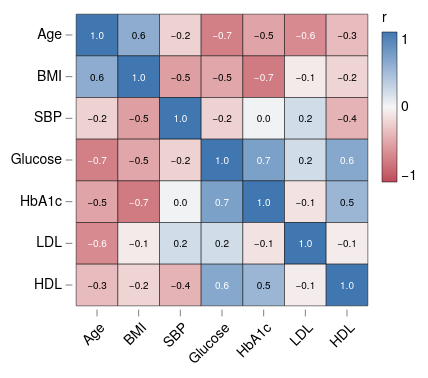

This figure's Vega-Lite source:
### Vega-Lite specification from a JSON file in a GitHub repository (floating-point values rounded to 4 significant figures)
{"background": null, "config": {"arc": {"fill": "#DBDBDB", "fillOpacity": 1.0, "innerRadius": 37.5, "padAngle": 0.03, "stroke": "black", "strokeOpacity": 1, "strokeWidth": 0.25}, "area": {"fill": "#DBDBDB", "fillOpacity": 1.0, "stroke": "black", "strokeOpacity": 1, "strokeWidth": 0.25}, "axis": {"domain": true, "domainCap": "round", "domainColor": "black", "domainWidth": 0.25, "grid": false, "gridCap": "round", "gridColor": "#F1F1F1", "gridDash": [0, 0], "gridOpacity": 1.0, "gridWidth": 0.25, "labelColor": "black", "labelFont": "Helvetica Neue, HelveticaNeue, Helvetica, Arial, sans-serif", "labelFontSize": 7, "labelFontStyle": "normal", "labelFontWeight": 400, "offset": 0, "ticks": true, "tickCap": "round", "tickColor": "black", "tickRound": false, "tickSize": 3, "tickWidth": 0.25, "titleColor": "black", "titleFont": "Helvetica Neue, HelveticaNeue, Helvetica, Arial, sans-serif", "titleFontSize": 7, "titleFontStyle": "normal", "titleFontWeight": 400}, "axisX": {"domain": false, "labelAlign": "center", "labelAngle": 0, "labels": true, "ticks": true, "translate": 0}, "axisY": {"domain": false, "labelAlign": "right", "labelAngle": 0, "labels": true, "ticks": true, "translate": 0}, "axisRight": {"domain": false, "labelAlign": "left", "labelAngle": 0, "labels": true, "ticks": true, "translate": 0}, "axisTop": {"domain": false, "labelAlign": "center", "labelAngle": 0, "labels": true, "ticks": true, "translate": 0}, "axisBand": {"tickOffset": 0}, "bar": {"fill": "#DBDBDB", "fillOpacity": 1.0, "stroke": "black", "strokeOpacity": 1, "strokeWidth": 0.25}, "boxplot": {"size": 13.5, "ticks": {"cornerRadius": 0.25, "fill": "black", "opacity": 1, "size": 6.75, "thickness": 0.25}, "box": {"fillOpacity": 1.0, "stroke": "black", "strokeOpacity": 1, "strokeWidth": 0.25}, "median": {"cornerRadius": 0, "fill": "black", "fillOpacity": 1.0, "opacity": 1, "size": 13.5, "thickness": 0.25}, "rule": {"fill": "black", "fillOpacity": 1.0, "size": 15.0, "stroke": "black", "strokeDash": [0, 0], "strokeOpacity": 1, "strokeWidth": 0.25}, "outliers": {"color": "black", "fill": "black", "fillOpacity": 1.0, "size": 0, "stroke": "black", "strokeOpacity": 1, "strokeWidth": 0.25}}, "circle": {"fill": "black", "fillOpacity": 1.0, "size": 1.875, "stroke": null, "strokeOpacity": 1, "strokeWidth": 0.25}, "errorband": {"band": {"fillOpacity": 0.6, "stroke": null, "strokeWidth": 0.25, "strokeOpacity": 1}, "borders": {"opacity": 0, "strokeOpacity": 0.25, "strokeWidth": 1}}, "errorbar": {"opacity": 1, "rule": {"strokeDash": [0, 0], "strokeWidth": 0.25}, "ticks": {"color": "black", "cornerRadius": 0.125, "opacity": 1, "size": 9.0, "thickness": 0.25}, "thickness": 0.25}, "font": "Helvetica Neue, HelveticaNeue, Helvetica, Arial, sans-serif", "geoshape": {"fill": "#DBDBDB", "fillOpacity": 1.0, "stroke": "black", "strokeOpacity": 1, "strokeWidth": 0.25}, "header": {"labelColor": "black", "labelFont": "Helvetica Neue, HelveticaNeue, Helvetica, Arial, sans-serif", "labelFontSize": 7, "labelFontStyle": "normal", "labelFontWeight": 400, "titleColor": "black", "titleFont": "Helvetica Neue, HelveticaNeue, Helvetica, Arial, sans-serif", "titleFontSize": 7, "titleFontStyle": "normal", "titleFontWeight": 400, "titlePadding": 0}, "legend": {"disable": false, "offset": 4.5, "titlePadding": 4, "labelOffset": 2, "gradientLabelOffset": 2, "gradientLength": 75.0, "gradientThickness": 7.5, "gradientOpacity": 1.0, "gradientStrokeColor": "black", "gradientStrokeWidth": 0.25, "labelColor": "black", "labelFont": "Helvetica Neue, HelveticaNeue, Helvetica, Arial, sans-serif", "labelFontSize": 7, "labelFontStyle": "normal", "labelFontWeight": 400, "strokeColor": "black", "strokeWidth": 0, "symbolSize": 42, "symbolStrokeColor": "black", "symbolStrokeWidth": 0.25, "titleColor": "black", "titleFont": "Helvetica Neue, HelveticaNeue, Helvetica, Arial, sans-serif", "titleFontSize": 7, "titleFontStyle": "normal", "titleFontWeight": 400}, "line": {"color": "black", "stroke": "black", "strokeCap": "butt", "strokeDash": [0, 0], "strokeOpacity": 1, "strokeWidth": 0.5}, "point": {"filled": true, "fill": "#DBDBDB", "fillOpacity": 1.0, "size": 7.5, "stroke": "black", "strokeOpacity": 1, "strokeWidth": 0.25}, "range": {"category": ["#B2B2B2", "#4A7CD3", "#008542", "#664CAF", "#509F98", "#636363", "#284F93", "#005226", "#382864", "#285753"], "diverging": {"scheme": ["#443E60", "#5F597E", "#7C759B", "#9994B6", "#B7B4CC", "#D6D5DC", "#F6F6F6", "#D1DAD9", "#A4C2BF", "#7AA9A4", "#578E89", "#37736E", "#1B5954"]}, "heatmap": {"scheme": ["#440154", "#472270", "#433E82", "#38598C", "#2C728E", "#238A8D", "#24A086", "#39B578", "#5DC862", "#96D646", "#CAE02D", "#FDE724"]}, "ordinal": {"scheme": ["#F1F1F1", "#DBDBDB", "#C6C6C6", "#B2B2B2", "#9D9D9D", "#898989", "#767676", "#636363", "#515151", "#404040", "#2F2F2F", "#1F1F1F"]}, "ramp": {"scheme": ["#440154", "#472270", "#433E82", "#38598C", "#2C728E", "#238A8D", "#24A086", "#39B578", "#5DC862", "#96D646", "#CAE02D", "#FDE724"]}}, "rule": {"color": "black", "stroke": "black", "strokeCap": "round", "strokeDash": [2, 2], "strokeOpacity": 1, "strokeWidth": 0.25}, "scale": {"barBandPaddingInner": 0.1, "rectBandPaddingInner": 0, "tickBandPaddingInner": 0.1, "bandPaddingOuter": 0.1, "bandWithNestedOffsetPaddingInner": 0.2, "bandWithNestedOffsetPaddingOuter": 0.2, "offsetBandPaddingInner": 0, "offsetBandPaddingOuter": 0, "round": false}, "rect": {"fill": "#DBDBDB", "fillOpacity": 1.0, "stroke": "black", "strokeOpacity": 1, "strokeWidth": 0.25}, "square": {"fill": "#DBDBDB", "fillOpacity": 1.0, "size": 15.0, "stroke": "black", "strokeOpacity": 1, "strokeWidth": 0.25}, "text": {"color": "black", "font": "Helvetica Neue, HelveticaNeue, Helvetica, Arial, sans-serif", "fontSize": 7, "fontStyle": "normal", "fontWeight": 400}, "tick": {"color": "black", "cornerRadius": 0.125, "opacity": 1.0, "size": 13.5, "thickness": 0.25}, "title": {"anchor": "middle", "frame": "group", "color": "black", "font": "Helvetica Neue, HelveticaNeue, Helvetica, Arial, sans-serif", "fontSize": 7, "fontStyle": "normal", "fontWeight": 400, "subtitleColor": "black", "subtitleFont": "Helvetica Neue, HelveticaNeue, Helvetica, Arial, sans-serif", "subtitleFontSize": "Helvetica Neue, HelveticaNeue, Helvetica, Arial, sans-serif", "subtitleFontStyle": "normal", "subtitleFontWeight": 400}, "trail": {"color": "black", "opacity": 1, "size": 0.5}, "view": {"continuousWidth": 150, "continuousHeight": 150, "discreteWidth": 150, "discreteHeight": 150, "fill": null, "stroke": null, "strokeWidth": 0.25}}, "layer": [{"mark": {"type": "rect"}, "encoding": {"color": {"field": "r", "scale": {"domain": [-1, 1], "range": ["#BC4A5A", "#C96872", "#D4858B", "#DFA1A5", "#E8BDBF", "#F0DADA", "#F6F6F6", "#D7E0EB", "#B9CBE0", "#9BB6D5", "#7DA1C9", "#5F8CBD", "#4177B1"]}, "title": "r", "type": "quantitative"}, "x": {"axis": {"labelAlign": "right", "labelAngle": -45}, "field": "a", "sort": ["Age", "BMI", "SBP", "Glucose", "HbA1c", "LDL", "HDL"], "title": null, "type": "nominal"}, "y": {"field": "b", "sort": ["Age", "BMI", "SBP", "Glucose", "HbA1c", "LDL", "HDL"], "title": null, "type": "nominal"}}}, {"mark": {"type": "text", "fontSize": 5}, "encoding": {"color": {"condition": {"test": "abs(datum.r) > 0.6", "value": "white"}, "value": "black"}, "text": {"field": "r", "format": ".1f", "type": "quantitative"}, "x": {"axis": {"labelAlign": "right", "labelAngle": -45}, "field": "a", "sort": ["Age", "BMI", "SBP", "Glucose", "HbA1c", "LDL", "HDL"], "title": null, "type": "nominal"}, "y": {"field": "b", "sort": ["Age", "BMI", "SBP", "Glucose", "HbA1c", "LDL", "HDL"], "title": null, "type": "nominal"}}}], "data": {"name": "data-3c30203ae2926ac0c3253e8a815bbecb"}, "$schema": "https://vega.github.io/schema/vega-lite/v6.4.1.json", "datasets": {"data-3c30203ae2926ac0c3253e8a815bbecb": [{"a": "Age", "b": "Age", "r": 1.0}, {"a": "Age", "b": "BMI", "r": 0.58}, {"a": "Age", "b": "SBP", "r": -0.22}, {"a": "Age", "b": "Glucose", "r": -0.7}, {"a": "Age", "b": "HbA1c", "r": -0.48}, {"a": "Age", "b": "LDL", "r": -0.63}, {"a": "Age", "b": "HDL", "r": -0.34}, {"a": "BMI", "b": "Age", "r": 0.58}, {"a": "BMI", "b": "BMI", "r": 1.0}, {"a": "BMI", "b": "SBP", "r": -0.51}, {"a": "BMI", "b": "Glucose", "r": -0.47}, {"a": "BMI", "b": "HbA1c", "r": -0.73}, {"a": "BMI", "b": "LDL", "r": -0.07}, {"a": "BMI", "b": "HDL", "r": -0.2}, {"a": "SBP", "b": "Age", "r": -0.22}, {"a": "SBP", "b": "BMI", "r": -0.51}, {"a": "SBP", "b": "SBP", "r": 1.0}, {"a": "SBP", "b": "Glucose", "r": -0.22}, {"a": "SBP", "b": "HbA1c", "r": 0.03}, {"a": "SBP", "b": "LDL", "r": 0.2}, {"a": "SBP", "b": "HDL", "r": -0.39}, {"a": "Glucose", "b": "Age", "r": -0.7}, {"a": "Glucose", "b": "BMI", "r": -0.47}, {"a": "Glucose", "b": "SBP", "r": -0.22}, {"a": "Glucose", "b": "Glucose", "r": 1.0}, {"a": "Glucose", "b": "HbA1c", "r": 0.67}, {"a": "Glucose", "b": "LDL", "r": 0.2}, {"a": "Glucose", "b": "HDL", "r": 0.61}, {"a": "HbA1c", "b": "Age", "r": -0.48}, {"a": "HbA1c", "b": "BMI", "r": -0.73}, {"a": "HbA1c", "b": "SBP", "r": 0.03}, {"a": "HbA1c", "b": "Glucose", "r": 0.67}, {"a": "HbA1c", "b": "HbA1c", "r": 1.0}, {"a": "HbA1c", "b": "LDL", "r": -0.12}, {"a": "HbA1c", "b": "HDL", "r": 0.5}, {"a": "LDL", "b": "Age", "r": -0.63}, {"a": "LDL", "b": "BMI", "r": -0.07}, {"a": "LDL", "b": "SBP", "r": 0.2}, {"a": "LDL", "b": "Glucose", "r": 0.2}, {"a": "LDL", "b": "HbA1c", "r": -0.12}, {"a": "LDL", "b": "LDL", "r": 1.0}, {"a": "LDL", "b": "HDL", "r": -0.06}, {"a": "HDL", "b": "Age", "r": -0.34}, {"a": "HDL", "b": "BMI", "r": -0.2}, {"a": "HDL", "b": "SBP", "r": -0.39}, {"a": "HDL", "b": "Glucose", "r": 0.61}, {"a": "HDL", "b": "HbA1c", "r": 0.5}, {"a": "HDL", "b": "LDL", "r": -0.06}, {"a": "HDL", "b": "HDL", "r": 1.0}]}}
